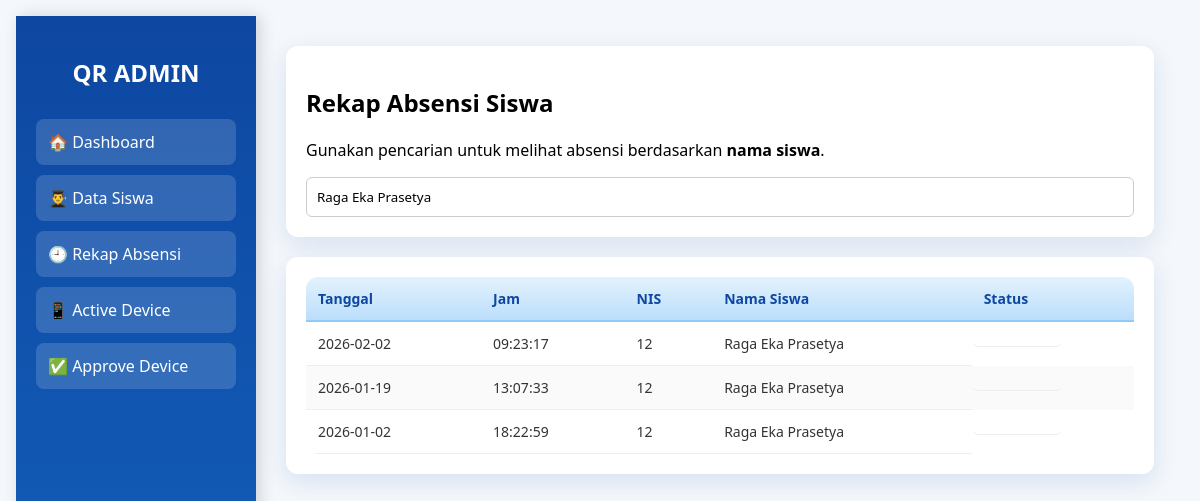
The page /server/dashboard/absensi.php?cari=Raga Eka Prasetya on the database its author committed.
### tables this page shows
CREATE TABLE `absensi` (
  `id` int(11) NOT NULL,
  `nis` varchar(20) DEFAULT NULL,
  `tanggal` date DEFAULT NULL,
  `jam` time DEFAULT NULL,
  `status` enum('HADIR','TERLAMBAT') DEFAULT 'HADIR',
  `waktu` datetime DEFAULT NULL,
  `latitude` decimal(10,7) DEFAULT NULL,
  `longitude` decimal(10,7) DEFAULT NULL
);

CREATE TABLE `siswa` (
  `nis` varchar(20) NOT NULL,
  `nama` varchar(100) DEFAULT NULL,
  `kelas` varchar(20) DEFAULT NULL,
  `no_wa_ortu` varchar(20) DEFAULT NULL,
  `password` varchar(255) DEFAULT NULL,
  `password_view` varchar(255) DEFAULT NULL,
  `device_hash` varchar(255) DEFAULT NULL,
  `device_status` enum('active','locked') DEFAULT 'active',
  `status` enum('pending','approved') DEFAULT 'pending'
);

### server/dashboard/absensi.php (the view, shortened to what this page needs)
<?php
include '../koneksi.php';
$cari = isset($_GET['cari']) ? $_GET['cari'] : '';
?>
<!DOCTYPE html>
<html lang="id">
<head>
<link rel="stylesheet" href="style.css">
</head>
<body>
<div class="container">
<div class="sidebar" id="sidebar">
  <h2>QR ADMIN</h2>
  <a href="dashboard.php">🏠 Dashboard</a>
  <a href="siswa.php">👨‍🎓 Data Siswa</a>
  <a href="absensi.php" class="active">🕘 Rekap Absensi</a>
  <a href="active_device.php">📱 Active Device</a>
  <a href="approve_device.php">✅ Approve Device</a>
</div>
<div class="content">
<div class="card">
  <h2>Rekap Absensi Siswa</h2>
  <p>Gunakan pencarian untuk melihat absensi berdasarkan <b>nama siswa</b>.</p>
  <form method="GET">
    <input
      type="text"
      name="cari"
      placeholder="Cari nama siswa..."
      value="<?= htmlspecialchars($cari) ?>"
    >
  </form>
</div>
<div class="card">
<div class="table-wrap">
<table class="table-admin">
  <thead>
    <tr>
      <th>Tanggal</th>
      <th>Jam</th>
      <th>NIS</th>
      <th>Nama Siswa</th>
      <th>Status</th>
    </tr>
  </thead>
  <tbody>
  <?php
  $sql = "
    SELECT
      a.tanggal,
      a.jam,
      a.nis,
      s.nama,
      a.status
    FROM absensi a
    LEFT JOIN siswa s ON a.nis = s.nis
  ";
  if($cari != ''){
    $safe = mysqli_real_escape_string($conn, $cari);
    $sql .= " WHERE s.nama LIKE '%$safe%'";
  }
  $sql .= " ORDER BY a.tanggal DESC, a.jam DESC";
  $q = mysqli_query($conn, $sql) or die(mysqli_error($conn));
  while($a = mysqli_fetch_assoc($q)){
  ?>
    <tr>
      <td><?= $a['tanggal'] ?></td>
      <td><?= $a['jam'] ?></td>
      <td><?= $a['nis'] ?></td>
      <td><?= $a['nama'] ?? '<i>Nama tidak ditemukan</i>' ?></td>
      <td class="status <?= strtolower($a['status']) ?>">
      </td>
    </tr>
  <?php } ?>
  </tbody>
</table>
</div>
</div>
</div>
</div>
</body>
</html>

### server/dashboard/style.css (style rules this page uses)
* { box-sizing:border-box; font-family:Segoe UI, Arial; }
body { margin:0; background:#f4f7fb; padding:16px; }
.card { background:#fff; padding:20px; border-radius:12px; box-shadow:0 8px 25px rgba(13,71,161,.12); margin-bottom:20px; }
input { width:100%; padding:10px; border:1px solid #ccc; border-radius:6px; }
.table-wrap { overflow-x:auto; border-radius:12px; }
table { width:100%; border-collapse:separate; border-spacing:0; min-width:900px; background:#fff; }
thead th { position:sticky; top:0; background:linear-gradient(180deg,#e3f2fd,#bbdefb); color:#0d47a1; font-weight:600; font-size:14px; text-align:left; padding:12px; border-bottom:2px solid #90caf9; z-index:1; }
tbody td { padding:12px; font-size:14px; color:#333; border-bottom:1px solid #eee; vertical-align:middle; }
tbody tr:nth-child(even) { background:#fafafa; }
.container { display:flex; min-height:100vh; }
.sidebar { width:240px; background:linear-gradient(180deg,#0d47a1,#1565c0); padding:20px; box-shadow:4px 0 15px rgba(0,0,0,.15); }
.sidebar h2 { color:#fff; text-align:center; margin-bottom:30px; }
.sidebar a { display:block; padding:12px; margin-bottom:10px; background:rgba(255,255,255,.15); color:#fff; text-decoration:none; border-radius:8px; transition:.3s; }
.content { flex:1; padding:30px; }
.table-admin { width:100%; border-collapse:separate; border-spacing:0; min-width:800px; background:#fff; }
.table-admin thead th { background:linear-gradient(180deg,#e3f2fd,#bbdefb); color:#0d47a1; font-size:14px; font-weight:600; padding:12px; text-align:left; border-bottom:2px solid #90caf9; }
.table-admin tbody td { padding:12px; font-size:14px; border-bottom:1px solid #eee; vertical-align:middle; }
.table-admin tbody tr:nth-child(even) { background:#fafafa; }
.status { font-weight:600; text-align:center; border-radius:6px; padding:6px 10px; display:inline-block; min-width:90px; }

### rows shown on the page
absensi: tanggal "2026-02-02", jam "09:23:17", nis "12", siswa.nama "Raga Eka Prasetya"
absensi: tanggal "2026-01-19", jam "13:07:33", nis "12", siswa.nama "Raga Eka Prasetya"
absensi: tanggal "2026-01-02", jam "18:22:59", nis "12", siswa.nama "Raga Eka Prasetya"
